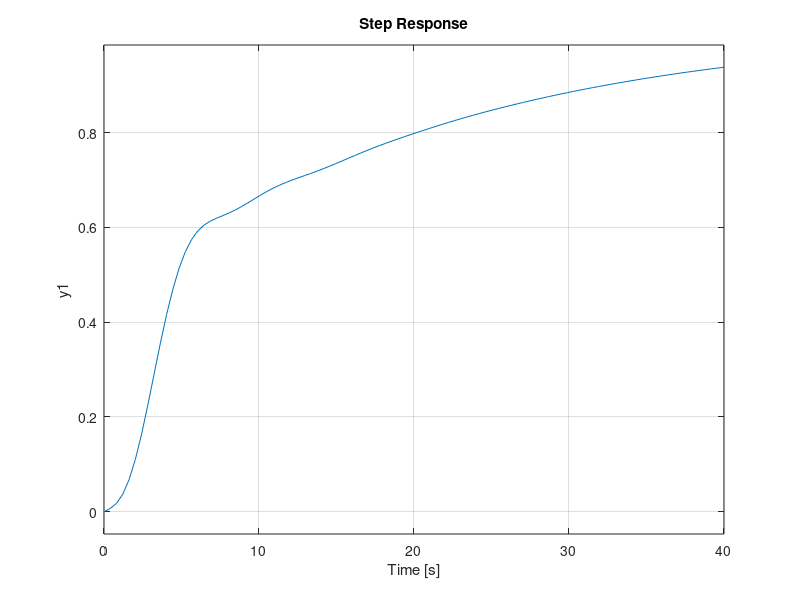

MATLAB code for this plot: (Note: this script raises an error after producing the figure.)
%% Set up axes
w = logspace(-2,2);
t = linspace(0,40);

% Define the plant
nG = 9.8*[1 -.5 6.3];
dG = conv([1 .6565],[1 -.2366 .1493]);

G = tf(nG,dG);
bode(G,w);



%% Crossover Frequency

wc = 1; %desired crossover frequency
[mag, ph] = bode(G,wc);
K0 = 1/mag;
bode(G,K0*G,w);


%% Lead

a = sqrt(10);

% Make a first order lead
K1 = tf(a*[1 wc/a],[1 a*wc]);

% Check, should give mag = 1, ph approx 55 degrees
[mag,ph] = bode(K1,wc);
bode(K1,w);

% now form the full compensator
K = K0*K1*K1;
bode(K,w);

bode(G*K0,G*K,w);

%% Return ratio
L = K*G;

%check, should give mag=1, ph approx -150 degrees
[mag,ph] = bode(L,wc);


%% Complementary sensitivity function "T"
T = feedback(L,1);

% closed loop poles
pole(T);

% or in a nicer form
% damp(T);

% look at the step respons
step(T,t);

% and its frequency response
bode(T,w);

%% Closed loop transfer function g/1 +gk
CL = feedback(G,K);

% look at the step response
step(CL,t);

dcgain = bode(CL,0);

% form the precompensator to make closed-loop DC gain = 1
Ka = 1/dcgain;

% step response
step(Ka*CL,t);

% and its frequency response
bode(Ka*CL,w);

%preturbaton
nG1 = 9*[1 -0.5 6.3];

G1 = tf(nG1,dG);
CL1 = feedback(G1,K);

step(Ka*CL1,t);


%% Steady state error
%try adding some phaes lag
K2 = tf([1 .1 ],[1 .002]);
bode(K2,w); %looks ok

K = K2*K0*K1*K1;
CL = feedback(G,K);

dcgain = bode(CL,0); 
Ka = 1/dcgain;
step(Ka*CL); %not so good. look at a bode plot to see why
bode(Ka*CL);

%% Try putting the lag compensator in the forward path instead

Kb = K0*K1*K1;
Kc = K2;

CL = feedback(G*Kc,Kb);
dcgain = bode(CL,0); Ka = 1/dcgain;
Ka = 0.0021;
CL = feedback(G*Kc,Kb)*Ka;
bode(CL);

%% How bout the step response?
step(CL,t);

% better but slow
% Modify Ka directly to speed up response
% Or even better, design the desired tracking response directly

% CLref must include unstable zeros, for internal stability.
tzero(CL);
roots(nG);
CLref = tf(nG/nG(3), poly([-1 -1 -1 -1]));
step(CLref,t);

Ka = CLref/CL;
tzero(Ka);
pole(Ka);

Ka = minreal(Ka,1e-3); %find minimal realization
pole(Ka);
CL = feedback(G*Kc,Kb)*Ka/dcgain;
step(CL,t);

% that's better
% now check robustness

CL1 = feedback(G1*Kc,Kb)*Ka/dcgain;
step(CL1,t);
%% *****Increasing line weight****
h = findobj(gcf,'type','line');
set(h,'linewidth',2);
grid on
%************************************